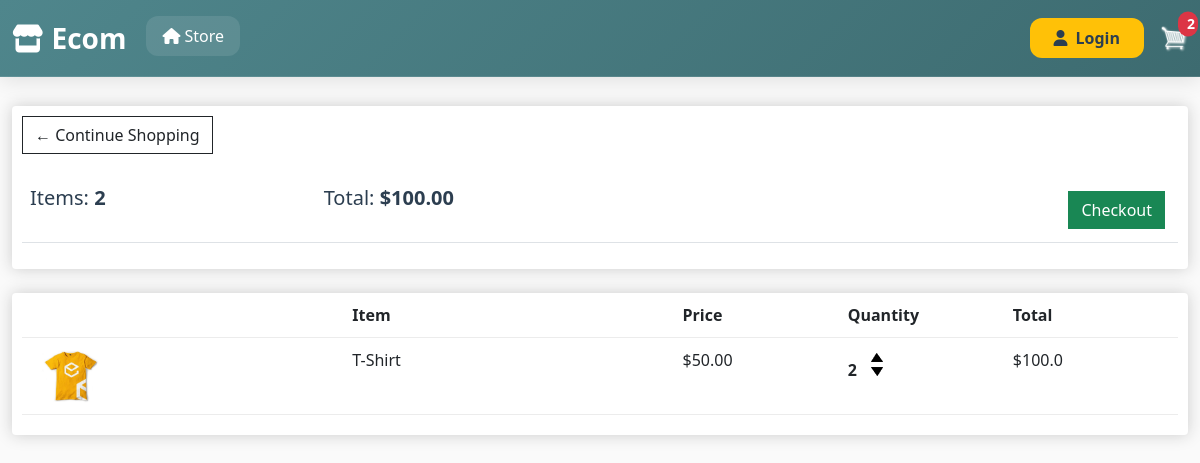
The app's page /cart/ (signed in), older data.
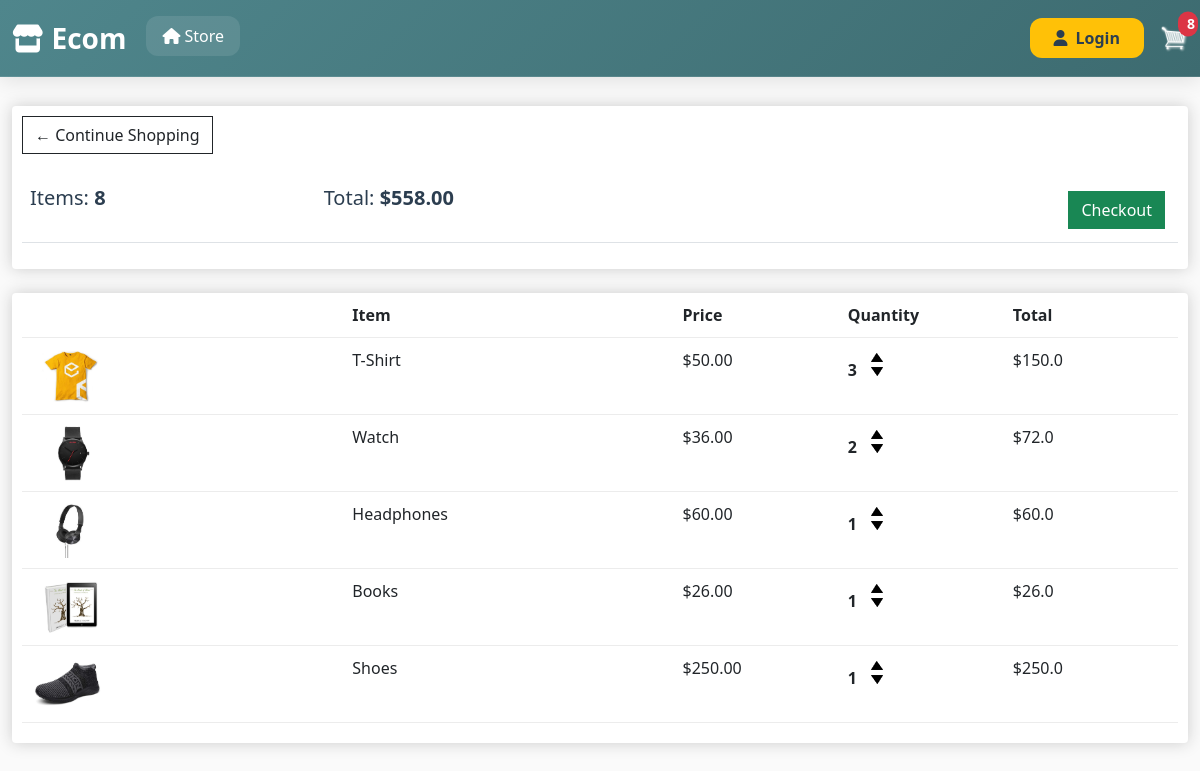
The same page, newer data.
### store/models.py (models this page shows, shortened)
class Order(models.Model):
    customer = models.ForeignKey(Customer, null=True, blank=True, on_delete=models.SET_NULL)
    date_orderd = models.DateTimeField(auto_now_add=True)
    complete = models.BooleanField(default=False, null=True, blank=False)
    transaction_id = models.CharField(max_length=200, null=True)
    @property
    def get_total_cart(self):
        orderitems = self.orderitem_set.all()
        total = sum([item.get_total for item in orderitems])
        return total
    @property
    def get_cart_items(self):
        orderitems = self.orderitem_set.all()
        total = sum([item.quantity for item in orderitems])
        return total

class OrderItem(models.Model):
    product = models.ForeignKey(Product, null=True, blank=True, on_delete=models.SET_NULL)
    order = models.ForeignKey(Order, null=True, blank=True, on_delete=models.SET_NULL)
    quantity = models.IntegerField(default=0, null=True, blank=True)
    date_added = models.DateTimeField(auto_now_add=True)
    @property
    def get_total(self):
        total = self.product.price * self.quantity
        return total

class Product(models.Model):
    name = models.CharField(max_length=200, null=True)
    price = models.FloatField()
    digital = models.BooleanField(default=False, null=True, blank=False)
    image = models.ImageField(null=True, blank=True)
    @property
    def imageURL(self):
        try:
            url = self.image.url
        except:
            url = ''
        return url

### store/views.py (the view)
# urls.py: path('cart/', views.cart, name='cart'),
def cart(request):
    if request.user.is_authenticated:
        Customer = request.user.customer
        order, created = Order.objects.get_or_create(customer=Customer, complete=False)
        items = order.orderitem_set.all()
        cartIitems = order.get_cart_items
    else:
        items = []
        order = {'get_total_cart': 0, 'get_cart_items': 0 ,'shipping': False}
        cartIitems = order['get_cart_items']
    context={"items": items,"order": order,"cartIitems": cartIitems}
    return render(request, 'store/cart.html', context)

### store/templates/store/cart.html
{% extends 'store/main.html' %} {% load static %} {% block content %}
<div class="row">
  <div class="col-lg-12">
    <div class="box-element">
      <a class="btn btn-outline-dark" href="{% url 'store' %}"
        >&#x2190; Continue Shopping</a
      >
      <br />
      <br />
      <table class="table">
        <tr>
          <th>
            <h5>Items: <strong>{{order.get_cart_items}}</strong></h5>
          </th>
          <th>
            <h5>
              Total:<strong> ${{order.get_total_cart|floatformat:2}}</strong>
            </h5>
          </th>
          <th>
            <a
              style="float: right; margin: 5px"
              class="btn btn-success"
              href="{% url 'checkout' %}"
              >Checkout</a
            >
          </th>
        </tr>
      </table>
    </div>
    <br />
    <div class="box-element">
      <div class="cart-row">
        <div style="flex: 2"></div>
        <div style="flex: 2"><strong>Item</strong></div>
        <div style="flex: 1"><strong>Price</strong></div>
        <div style="flex: 1"><strong>Quantity</strong></div>
        <div style="flex: 1"><strong>Total</strong></div>
      </div>
      {% for item in items %}
      <div class="cart-row">
        <div style="flex: 2">
          <img class="row-image" src="{{item.product.imageURL}}" />
        </div>
        <div style="flex: 2"><p>{{item.product.name}}</p></div>
        <div style="flex: 1"><p>${{item.product.price|floatformat:2}}</p></div>
        <div style="flex: 1">
          <p class="quantity">{{item.quantity}}</p>
          <div class="quantity">
            <img
              data-product="{{item.product.id}}"
              data-action="add"
              class="chg-quantity update-cart"
              src="{% static  'images/arrow-up.png' %}"
            />
            <img
              data-product="{{item.product.id}}"
              data-action="remove"
              class="chg-quantity update-cart"
              src="{% static  'images/arrow-down.png' %}"
            />
          </div>
        </div>
        <div style="flex: 1"><p>${{item.get_total}}</p></div>
      </div>
      {% endfor %}
    </div>
  </div>
</div>
{% endblock content %}

### store/templates/store/main.html (shortened to what this page needs)
{% load static %}
<!DOCTYPE html>
<html lang="en">
  <head>
    <link
      href="https://cdn.jsdelivr.net/npm/bootstrap@5.3.6/dist/css/bootstrap.min.css"
      rel="stylesheet"
    />
    <link
      href="https://cdnjs.cloudflare.com/ajax/libs/font-awesome/6.4.0/css/all.min.css"
      rel="stylesheet"
    />
    <link rel="stylesheet" href="{% static 'css/main.css' %}" />
  </head>
  <body>
    <nav class="navbar navbar-expand-lg modern-navbar fixed-top">
      <div class="container">
        <a class="navbar-brand" href="{% url 'store' %}">
          <i class="fas fa-store me-2"></i>Ecom
        </a>
        <div class="collapse navbar-collapse" id="navbarContent">
          <ul class="navbar-nav me-auto">
            <li class="nav-item">
              <a class="nav-link active" href="{% url 'store' %}">
                <i class="fas fa-home me-1"></i>Store
              </a>
            </li>
          </ul>
          <div class="cart-section d-flex align-items-center">
            <a href="#login" class="btn-login">
              <i class="fas fa-user"></i> Login
            </a>
            <a href="{% url 'cart' %}" class="position-relative">
              <img
                src="{% static 'images/cart.png' %}"
                alt="Cart"
                class="cart-icon"
              />
              <span
                class="position-absolute top-0 start-100 translate-middle badge rounded-pill bg-danger"
                id="cart-total"
                >{{cartIitems}}</span
              >
            </a>
          </div>
        </div>
      </div>
    </nav>
    <div class="container mt-5 pt-5">
      {% block content %}{% endblock content %}
    </div>
  </body>
</html>

### static/css/main.css (style rules this page uses)
:root { --primary-color: #4f868c; --primary-hover: #3d6b70; --accent-color: #ffc107; --accent-hover: #e0a800; --text-dark: #2c3e50; --text-light: #ffffff; --bg-light: #fafafa; --shadow-light: rgba(0, 0, 0, 0.1); --shadow-medium: rgba(0, 0, 0, 0.15); --border-radius: 12px; --transition: all 0.3s cubic-bezier(0.4, 0, 0.2, 1); }
body { background-color: var(--bg-light); font-family: "Segoe UI", Tahoma, Geneva, Verdana, sans-serif; }
.modern-navbar { background: linear-gradient( 135deg, var(--primary-color) 0%, var(--primary-hover) 100% ); backdrop-filter: blur(10px); box-shadow: 0 4px 20px var(--shadow-light); border-bottom: 1px solid rgba(255, 255, 255, 0.1); padding: 0.75rem 0; transition: var(--transition); }
.navbar-brand { font-weight: 700; font-size: 1.75rem; color: var(--text-light) !important; text-decoration: none; transition: var(--transition); position: relative; }
.navbar-brand::after { content: ""; position: absolute; bottom: -4px; left: 0; width: 0; height: 2px; background: var(--accent-color); transition: var(--transition); }
.navbar-nav .nav-link { color: var(--text-light) !important; font-weight: 500; padding: 0.5rem 1rem !important; margin: 0 0.25rem; border-radius: var(--border-radius); transition: var(--transition); position: relative; overflow: hidden; }
.navbar-nav .nav-link:hover, .navbar-nav .nav-link.active { background: rgba(255, 255, 255, 0.1); transform: translateY(-2px); }
.navbar-nav .nav-link::before { content: ""; position: absolute; top: 0; left: -100%; width: 100%; height: 100%; background: linear-gradient( 90deg, transparent, rgba(255, 255, 255, 0.2), transparent ); transition: var(--transition); }
.btn-login { background: var(--accent-color); color: var(--text-dark) !important; border: none; padding: 0.5rem 1.5rem; font-weight: 600; border-radius: var(--border-radius); transition: var(--transition); text-decoration: none; display: inline-flex; align-items: center; gap: 0.5rem; }
.cart-section { display: flex; align-items: center; gap: 1rem; }
.cart-icon { width: 28px; height: 28px; filter: brightness(0) invert(1); transition: var(--transition); }
h1,h2,h3,h4,h5,h6 { color:hsl(0, 0%, 30%); }
.box-element { box-shadow:hsl(0, 0%, 80%) 0 0 16px; background-color: #fff; border-radius: 4px; padding: 10px; }
#cart-total { display: block; text-align: center; color:#fff; background-color: red; width: 20px; height: 25px; border-radius: 50%; font-size: 14px; }
.col-lg-4, .col-lg-6, .col-lg-8, .col-lg-12 { margin-top: 10px; }
.btn { border-radius: 0; }
.row-image { width: 100px; }
.cart-row { display: flex; align-items: flex-stretch; padding-bottom: 10px; margin-bottom: 10px; border-bottom: 1px solid #ececec; }
.quantity { display: inline-block; font-weight: 700; padding-right:10px; }
.chg-quantity { width: 12px; cursor: pointer; display: block; margin-top: 5px; transition:.1s; }
.navbar-nav .nav-item { opacity: 0; transform: translateY(20px); animation: slideInUp 0.6s ease forwards; }
.container { max-width: 1200px; }
h1, h2, h3, h4, h5, h6 { color: var(--text-dark); }

Row changes from the older to the newer data that the page shows:
changed through a linked row, Order: get_cart_items "2" → "8"; get_total_cart "100.00" → "558.00"
changed OrderItem "T-Shirt": quantity "2" → "3"; get_total "100.0" → "150.0"
added OrderItem: product.imageURL (picture), product.name "Watch", product.price "36.00", quantity "2", get_total "72.0"
added OrderItem: product.imageURL (picture), product.name "Headphones", product.price "60.00", quantity "1", get_total "60.0"
added OrderItem: product.imageURL (picture), product.name "Books", product.price "26.00", quantity "1", get_total "26.0"
added OrderItem: product.imageURL (picture), product.name "Shoes", product.price "250.00", quantity "1", get_total "250.0"
Text that changed along with them:
{{ cartIitems }}: "2" → "8"
